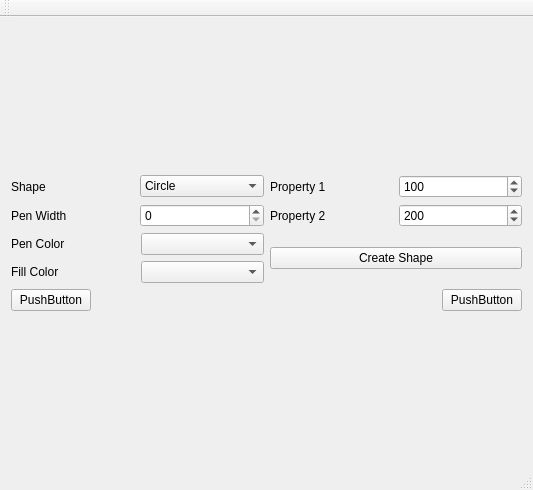
<?xml version="1.0" encoding="UTF-8"?>
<ui version="4.0">
 <class>Shapes</class>
 <widget class="QMainWindow" name="Shapes">
  <property name="geometry">
   <rect>
    <x>0</x>
    <y>0</y>
    <width>533</width>
    <height>490</height>
   </rect>
  </property>
  <property name="windowTitle">
   <string>Shapes</string>
  </property>
  <widget class="QWidget" name="centralWidget">
   <layout class="QVBoxLayout" name="verticalLayout_2">
    <item>
     <layout class="QVBoxLayout" name="MainLayout">
      <item>
       <spacer name="verticalSpacer">
        <property name="orientation">
         <enum>Qt::Vertical</enum>
        </property>
        <property name="sizeHint" stdset="0">
         <size>
          <width>20</width>
          <height>40</height>
         </size>
        </property>
       </spacer>
      </item>
      <item>
       <layout class="QGridLayout" name="gridLayout">
        <item row="1" column="0">
         <widget class="QLabel" name="label_3">
          <property name="text">
           <string>Pen Width</string>
          </property>
         </widget>
        </item>
        <item row="1" column="1">
         <widget class="QSpinBox" name="penWidthCombo"/>
        </item>
        <item row="1" column="3">
         <widget class="QSpinBox" name="prop2Spinbox">
          <property name="maximum">
           <number>1000</number>
          </property>
          <property name="value">
           <number>200</number>
          </property>
         </widget>
        </item>
        <item row="1" column="2">
         <widget class="QLabel" name="label_4">
          <property name="text">
           <string>Property 2</string>
          </property>
         </widget>
        </item>
        <item row="0" column="1">
         <widget class="QComboBox" name="shapeCombo">
          <item>
           <property name="text">
            <string>Circle</string>
           </property>
          </item>
          <item>
           <property name="text">
            <string>Rectangle</string>
           </property>
          </item>
          <item>
           <property name="text">
            <string>Square</string>
           </property>
          </item>
          <item>
           <property name="text">
            <string>Elipse</string>
           </property>
          </item>
         </widget>
        </item>
        <item row="0" column="2">
         <widget class="QLabel" name="label_2">
          <property name="text">
           <string>Property 1</string>
          </property>
         </widget>
        </item>
        <item row="0" column="3">
         <widget class="QSpinBox" name="prop1Spinbox">
          <property name="maximum">
           <number>1000</number>
          </property>
          <property name="value">
           <number>100</number>
          </property>
         </widget>
        </item>
        <item row="0" column="0">
         <widget class="QLabel" name="label">
          <property name="text">
           <string>Shape</string>
          </property>
         </widget>
        </item>
       </layout>
      </item>
      <item>
       <layout class="QHBoxLayout" name="horizontalLayout">
        <item>
         <layout class="QGridLayout" name="gridLayout_2">
          <item row="1" column="0">
           <widget class="QLabel" name="label_6">
            <property name="text">
             <string>Fill Color</string>
            </property>
           </widget>
          </item>
          <item row="0" column="0">
           <widget class="QLabel" name="label_5">
            <property name="text">
             <string>Pen Color</string>
            </property>
           </widget>
          </item>
          <item row="0" column="1">
           <widget class="QComboBox" name="penColCombo"/>
          </item>
          <item row="1" column="1">
           <widget class="QComboBox" name="fillColCombo"/>
          </item>
         </layout>
        </item>
        <item>
         <widget class="QPushButton" name="createShape">
          <property name="text">
           <string>Create Shape</string>
          </property>
         </widget>
        </item>
       </layout>
      </item>
      <item>
       <layout class="QHBoxLayout" name="horizontalLayout_2">
        <item>
         <widget class="QPushButton" name="pushButton">
          <property name="text">
           <string>PushButton</string>
          </property>
         </widget>
        </item>
        <item>
         <spacer name="horizontalSpacer">
          <property name="orientation">
           <enum>Qt::Horizontal</enum>
          </property>
          <property name="sizeHint" stdset="0">
           <size>
            <width>40</width>
            <height>20</height>
           </size>
          </property>
         </spacer>
        </item>
        <item>
         <widget class="QPushButton" name="pushButton_2">
          <property name="text">
           <string>PushButton</string>
          </property>
         </widget>
        </item>
       </layout>
      </item>
      <item>
       <spacer name="verticalSpacer_2">
        <property name="orientation">
         <enum>Qt::Vertical</enum>
        </property>
        <property name="sizeHint" stdset="0">
         <size>
          <width>20</width>
          <height>40</height>
         </size>
        </property>
       </spacer>
      </item>
     </layout>
    </item>
   </layout>
  </widget>
  <widget class="QMenuBar" name="menuBar">
   <property name="geometry">
    <rect>
     <x>0</x>
     <y>0</y>
     <width>533</width>
     <height>21</height>
    </rect>
   </property>
  </widget>
  <widget class="QToolBar" name="mainToolBar">
   <attribute name="toolBarArea">
    <enum>TopToolBarArea</enum>
   </attribute>
   <attribute name="toolBarBreak">
    <bool>false</bool>
   </attribute>
  </widget>
  <widget class="QStatusBar" name="statusBar"/>
 </widget>
 <layoutdefault spacing="6" margin="11"/>
 <resources/>
 <connections/>
</ui>
